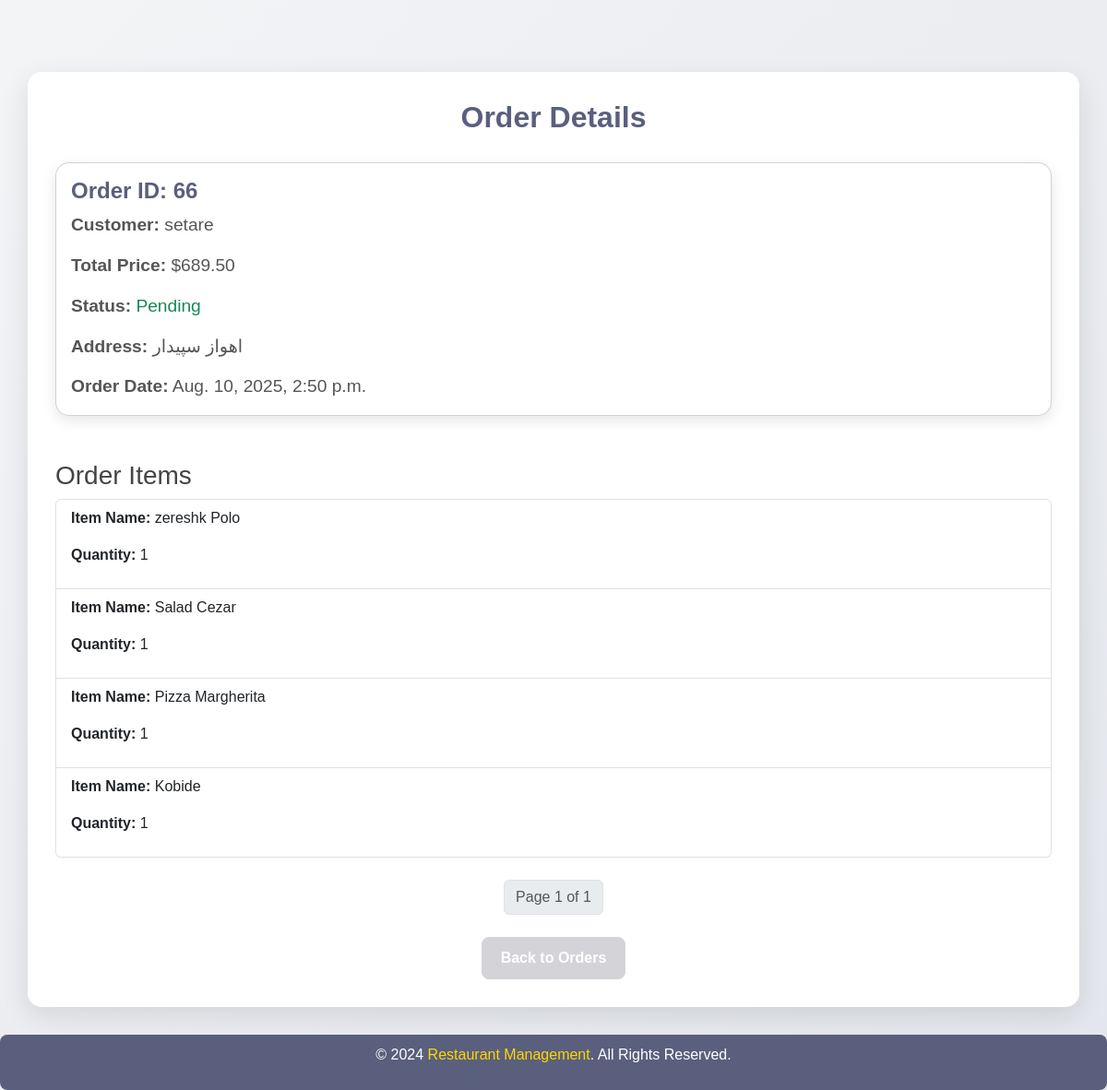
/order/66/ (signed in), run on the app's committed database.
### main/models.py (models this page shows, shortened)
class Order(models.Model):
    STATUS_CHOICES = [
        ('pending', 'Pending'),
        ('completed', 'Completed'),
        ('cancelled', 'Cancelled'),
    ]
    customer = models.ForeignKey(settings.AUTH_USER_MODEL, on_delete=models.CASCADE)
    address = models.TextField()
    order_date = models.DateTimeField(auto_now_add=True)
    status = models.CharField(max_length=20, choices=STATUS_CHOICES, default='pending')
    total_price = models.DecimalField(max_digits=10, decimal_places=2, default=0.00)
    discount_amount = models.DecimalField(max_digits=10, decimal_places=2, default=0.00)
    discount_code = models.CharField(max_length=50, blank=True, null=True)

class User(AbstractUser):
    MANAGER = 'manager'
    EMPLOYEE = 'employee'
    CUSTOMER = 'customer'
    ROLE_CHOICES = [
        (MANAGER, 'Manager'),
        (EMPLOYEE, 'Employee'),
        (CUSTOMER, 'Customer'),
    ]
    role = models.CharField(max_length=10, choices=ROLE_CHOICES, default=CUSTOMER)

class OrderItem(models.Model):
    order = models.ForeignKey(Order, related_name='items', on_delete=models.CASCADE)
    food = models.ForeignKey(Food, on_delete=models.CASCADE)
    quantity = models.PositiveIntegerField(default=1)

class Food(models.Model):
    CATEGORY_CHOICES = [
        ('irani', 'Irani'),
        ('kebab', 'Kebab'),
        ('pizza', 'Pizza'),
        ('burger', 'Burger'),
        ('strips', 'Strips'),
        ('salad', 'Salad'),
    ]
    name = models.CharField(max_length=100)
    description = models.TextField()
    price = models.PositiveIntegerField(default=0)
    image = models.ImageField(upload_to='food_images/', default='food_images/default_food.jpg')
    created_by = models.ForeignKey(settings.AUTH_USER_MODEL, on_delete=models.CASCADE)
    category = models.CharField(max_length=50, choices=CATEGORY_CHOICES, default='irani')
    stock = models.PositiveIntegerField(default=0)
    rating = models.DecimalField(max_digits=3, decimal_places=2, default=0.0, blank=True)
    rating_count = models.PositiveIntegerField(default=0)
    preparation_time = models.PositiveBigIntegerField(default=30)

### main/views.py (the view)
# urls.py: path('order/<int:pk>/', OrderDetailView.as_view(), name='order_detail'),
class OrderDetailView(AdminRequiredMixin, DetailView):
    model = Order
    template_name = 'order_detail.html'
    context_object_name = 'order'
    paginate_by = 10
    def get_object(self, queryset=None):
        if self.request.user.is_staff or self.request.user.groups.filter(name='Employee').exists():
            return get_object_or_404(Order, id=self.kwargs['pk'])
        return get_object_or_404(Order, id=self.kwargs['pk'], customer=self.request.user)
    def get_context_data(self, **kwargs):
        context = super().get_context_data(**kwargs)
        items = self.object.items.all()
        paginator = Paginator(items, self.paginate_by)
        page = self.request.GET.get('page')
        try:
            context['paginated_items'] = paginator.page(page)
        except PageNotAnInteger:
            context['paginated_items'] = paginator.page(1)
        except EmptyPage:
            context['paginated_items'] = paginator.page(paginator.num_pages)
        return context

### main/views.py (called while the page is built)
    def test_func(self):
        return self.request.user.is_staff

### main/templates/order_detail.html (shortened to what this page needs)
<!DOCTYPE html>
<html lang="en">
<head>
    <link href="https://cdn.jsdelivr.net/npm/bootstrap@5.3.0/dist/css/bootstrap.min.css" rel="stylesheet">
</head>
<body>
    <div class="container mt-5">
        <h2>Order Details</h2>
        <div class="card">
            <div class="card-body">
                <h5 class="card-title">Order ID: {{ order.id }}</h5>
                <p class="card-text"><strong>Customer:</strong> {{ order.customer.username }}</p>
                <p class="card-text"><strong>Total Price:</strong> ${{ order.total_price }}</p>
                <p class="card-text"><strong>Status:</strong>
                    <span class="{% if order.status == 'completed' %}text-danger{% elif order.status == 'pending' %}text-success{% elif order.status == 'cancelled' %}text-warning{% endif %}">
                        {{ order.status|title }}
                    </span>
                </p>
                <p class="card-text"><strong>Address:</strong> {{ order.address }}</p>
                <p class="card-text"><strong>Order Date:</strong> {{ order.order_date }}</p>
            </div>
        </div>
        <h3 class="mt-5">Order Items</h3>
        <div class="list-group">
            {% for item in paginated_items %}
                <div class="list-group-item">
                    <p><strong>Item Name:</strong> {{ item.food.name }}</p>
                    <p><strong>Quantity:</strong> {{ item.quantity }}</p>
                </div>
            {% empty %}
                <p>No items in this order.</p>
            {% endfor %}
        </div>
        <div class="mt-4">
            <nav aria-label="Page navigation">
                <ul class="pagination justify-content-center">
                    <li class="page-item disabled">
                        <span class="page-link">Page {{ paginated_items.number }} of {{ paginated_items.paginator.num_pages }}</span>
                    </li>
                </ul>
            </nav>
        </div>
        <div class="mt-4 text-center">
            <a href="{% url 'order_list' %}" class="btn btn-secondary">Back to Orders</a>
        </div>
    </div>
    <footer>
        <p>&copy; 2024 <a href="#">Restaurant Management</a>. All Rights Reserved.</p>
    </footer>
</body>
</html>

### main/templates/order_detail.html (style rules this page uses)
body { font-family: 'Poppins', sans-serif; background: linear-gradient(135deg, #f3f4f6, #e3e6ec); color: #444; padding-top: 30px; }
.container { background: white; border-radius: 15px; padding: 30px; box-shadow: 0 10px 30px rgba(0, 0, 0, 0.1); }
h2 { text-align: center; color: #5a5f7d; font-weight: 700; margin-bottom: 30px; }
.card { border-radius: 15px; box-shadow: 0 5px 15px rgba(0, 0, 0, 0.1); }
.card-title { font-size: 1.5rem; font-weight: 600; color: #5a5f7d; }
.card-text { font-size: 1.2rem; margin-bottom: 15px; color: #555; }
.btn-secondary { background-color: #d4d4d8; border-color: #d4d4d8; padding: 10px 20px; font-size: 1rem; font-weight: bold; border-radius: 8px; }
footer { margin-top: 30px; text-align: center; padding: 10px; background-color: #5a5f7d; color: #fff; border-radius: 8px; }
footer a { color: #ffd700; text-decoration: none; }

### data on the page
Order: id "66", customer.username "setare", total_price "689.50", status "Pending", address "اهواز سپیدار", order_date "Aug. 10, 2025, 2:50 p.m."
OrderItem: food.name "zereshk Polo", quantity "1"
OrderItem: food.name "Salad Cezar", quantity "1"
OrderItem: food.name "Pizza Margherita", quantity "1"
OrderItem: food.name "Kobide", quantity "1"

### other printed values
{{ paginated_items.number }} "1"
{{ paginated_items.paginator.num_pages }} "1"
